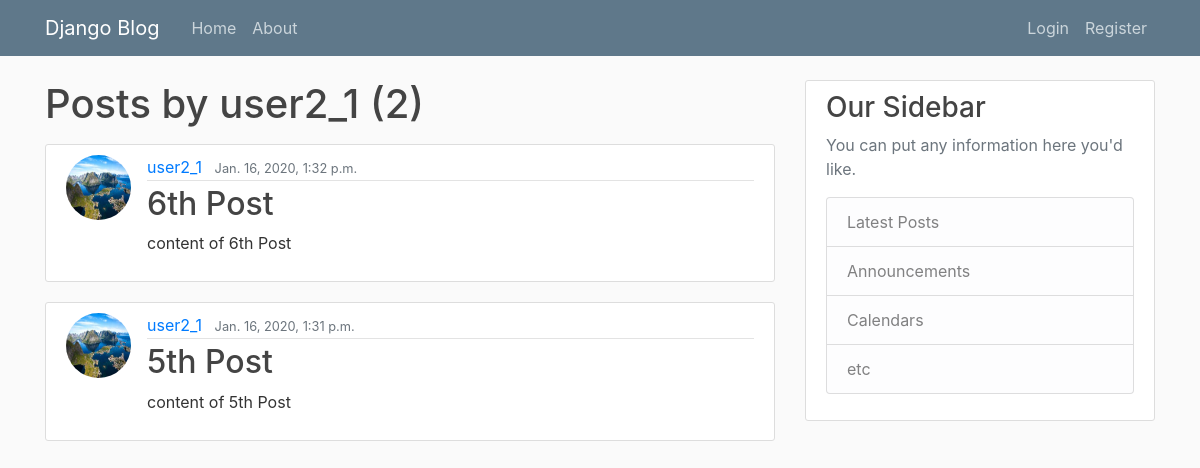
/post/user2_1, run on an earlier commit of the app's database.
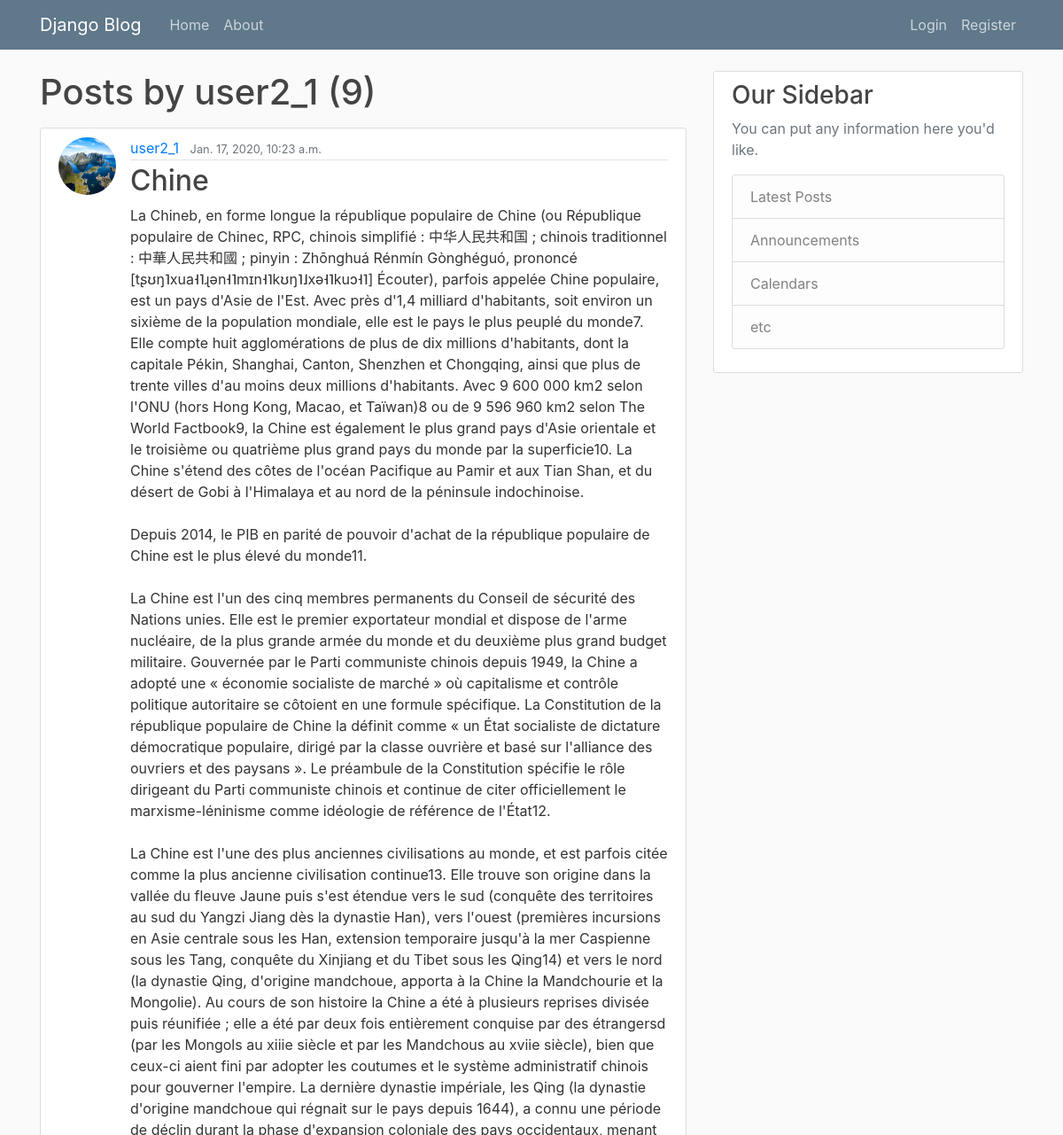
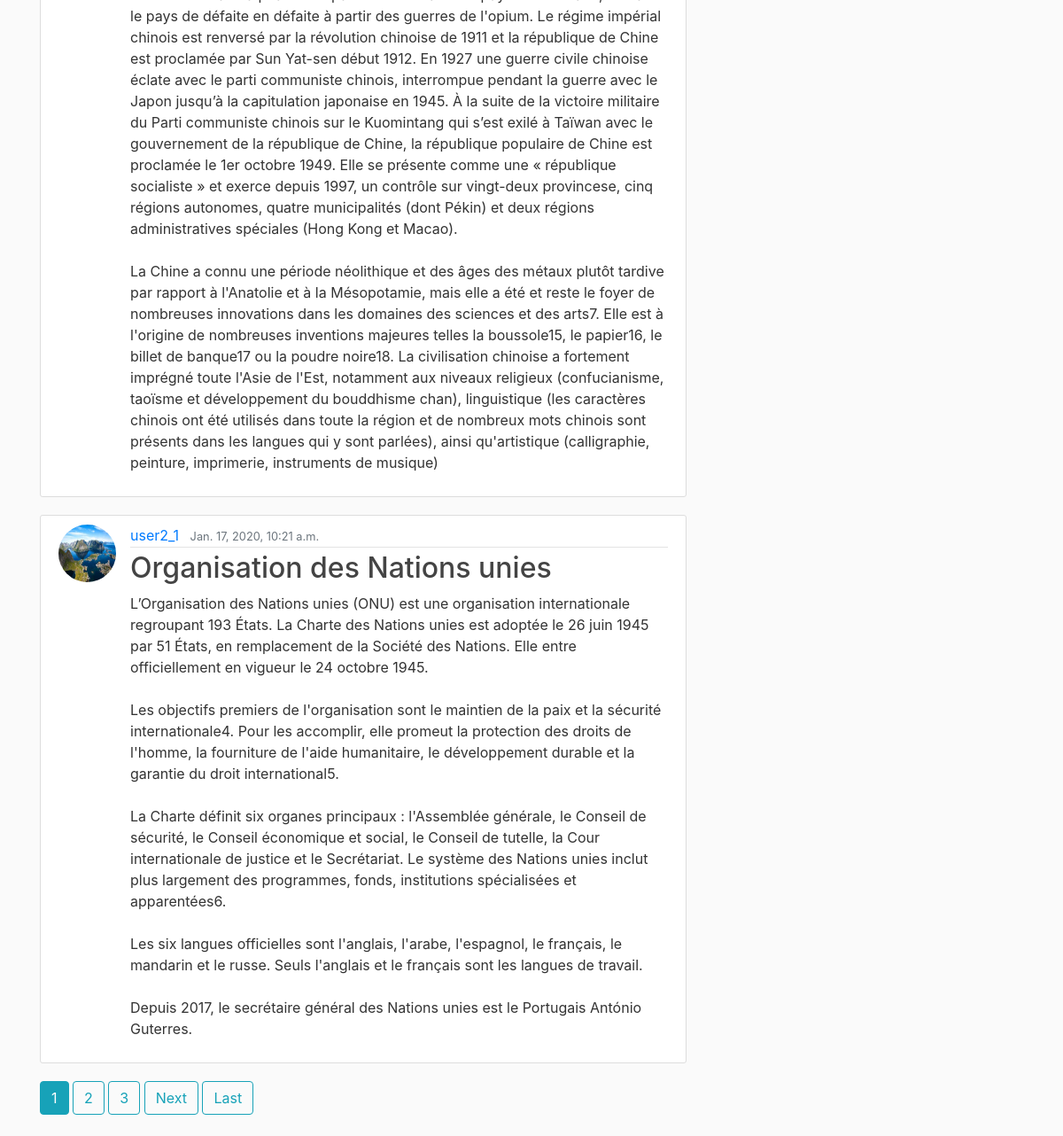
And on a later commit of the database (2 pictures, top to bottom).
### blog/models.py (models this page shows, shortened)
class Post(models.Model):
    title = models.CharField(max_length=100)
    content = models.TextField()
    post_date = models.DateTimeField(default=timezone.now)
    author = models.ForeignKey(User, on_delete=models.CASCADE)

### register/models.py (models this page shows, shortened)
class Profile(models.Model):
    user = models.OneToOneField(User, on_delete=models.CASCADE)
    image = models.ImageField(default='default.jpg', upload_to='profile_pics')

### blog/views.py (the view)
# urls.py: path('post/<str:username>', UserPostListView.as_view(), name='user-posts'),
class UserPostListView(ListView):
    model = Post
    template_name = 'blog/user_posts.html'
    context_object_name = 'posts1'
    ordering = ['-post_date']
    paginate_by = 2
    def get_queryset(self):
        user = get_object_or_404(User,username=self.kwargs.get('username'))
        return Post.objects.filter(author=user).order_by('-post_date')

### blog/templates/blog/user_posts.html (shortened to what this page needs)
{% extends 'blog/base.html' %}
{% load crispy_forms_tags %}
{% block content %}
    <h1 class="mb-3">Posts by {{ view.kwargs.username }} ({{ page_obj.paginator.count }})</h1>
    {% for post in posts1 %}
        <article class="media content-section">
            <img class="rounded-circle article-img" src="{{ post.author.profile.image.url }}">
            <div class="media-body">
                <div class="article-metadata">
                    <a class="mr-2" href="{% url 'user-posts' post.author.username %}">{{ post.author }}</a>
                    <small class="text-muted">{{ post.post_date }}</small>
                </div>
                <h2><a class="article-title" href="{% url 'post-detail' post.id %}">{{ post.title }}</a></h2>
                <p class="article-content">{{ post.content }}</p>
            </div>
        </article>
    {% endfor %}
    {% if is_paginated %}
        {% for num in page_obj.paginator.page_range %}
            {% if page_obj.number == num %}
                <a class="btn btn-info mb-4" href="?page={{ num }}">{{ num }}</a>
            {% elif num > page_obj.number|add:'-3' and num < page_obj.number|add:'3' %}
                <a class="btn btn-outline-info mb-4" href="?page={{ num }}">{{ num }}</a>
            {% endif %}
        {% endfor %}
        {% if page_obj.has_next %}
            <a class="btn btn-outline-info mb-4" href="?page={{ page_obj.next_page_number }}">Next</a>
            <a class="btn btn-outline-info mb-4" href="?page={{ page_obj.paginator.num_pages }}">Last</a>
        {% endif %}
    {% endif %}
{% endblock content %}

What changed in the data, as far as the page shows it:
no longer on this page (row unchanged): Post: author.profile.image (picture), author "user2_1", post_date "Jan. 16, 2020, 1:32 p.m.", title "6th Post", content "content of 6th Post"
no longer on this page (row unchanged): Post: author.profile.image (picture), author "user2_1", post_date "Jan. 16, 2020, 1:31 p.m.", title "5th Post", content "content of 5th Post"
added Post: author.profile.image (picture), author "user2_1", post_date "Jan. 17, 2020, 10:23 a.m.", title "Chine", content "La Chineb, en forme longue la république populaire de Chine (ou République populaire de Chinec, RPC, chinois simplifié : 中华人民共和国 ; chinois traditionnel : 中華人民共和國 ; pinyin : Zhōnghuá Rénmín Gònghéguó, prononcé [tʂʊŋ˥xua˧˥ɻən˧˥mɪn˧˥kʊŋ˥˩xə˧˥kuɔ˧˥] Écouter), parfois appelée Chine populaire, est un pays d'Asie de l'Est. Avec près d'1,4 milliard d'habitants, soit environ un sixième de la population mondiale, elle est le pays le plus peuplé du monde7. Elle compte huit agglomérations de plus de dix millions d'habitants, dont la capitale Pékin, Shanghai, Canton, Shenzhen et Chongqing, ainsi que plus de trente villes d'au moins deux millions d'habitants. Avec 9 600 000 km2 selon l'ONU (hors Hong…"
added Post: author.profile.image (picture), author "user2_1", post_date "Jan. 17, 2020, 10:21 a.m.", title "Organisation des Nations unies", content "L’Organisation des Nations unies (ONU) est une organisation internationale regroupant 193 États. La Charte des Nations unies est adoptée le 26 juin 1945 par 51 États, en remplacement de la Société des Nations. Elle entre officiellement en vigueur le 24 octobre 1945. Les objectifs premiers de l'organisation sont le maintien de la paix et la sécurité internationale4. Pour les accomplir, elle promeut la protection des droits de l'homme, la fourniture de l'aide humanitaire, le développement durable et la garantie du droit international5. La Charte définit six organes principaux : l'Assemblée générale, le Conseil de sécurité, le Conseil économique et social, le Conseil de tutelle, la Cour…"
Also different on the page:
{{ page_obj.paginator.count }}: "2" → "9"
new list line: "1"
new list line: "2"
new list line: "3"
text now shown: "Next Last"
